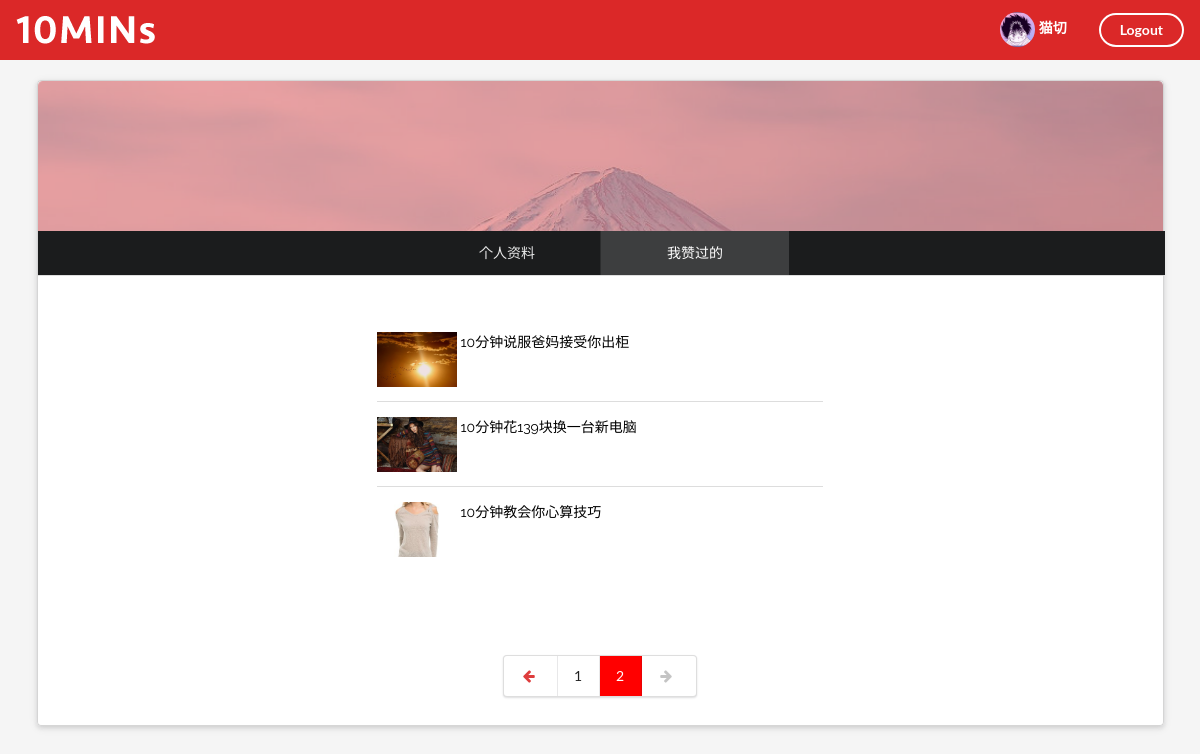
Page /mycollection/?page=2 (signed in) on the committed database.
### firstapp/models.py (models this page shows, shortened)
class UserProfile(models.Model):
    user = models.OneToOneField(to=User, related_name='profile')
    realname = models.CharField(default=None, blank=True, null=True, max_length=50)
    SEX_CHOICES = {
        ("female", "Female"),
        ("male", "Male"),
        ("xale", "Xale")
    }
    sex = models.CharField(choices=SEX_CHOICES, default="Xmale", max_length=20)
    avatar = models.FileField(default=None, blank=True, null=True, upload_to='upload')

class Article(models.Model):
    title = models.CharField(max_length=500)
    img = models.CharField(null=True, blank=True, max_length=250)
    content = models.TextField(null=True, blank=True)
    views = models.IntegerField(default=0)
    likes = models.IntegerField(default=0)
    createtime = models.DateField()
    collected_by = models.ManyToManyField(blank=True, to=UserProfile, related_name='under_collection')
    CAT_CHOICES = {
        ("all", "All"),
        ("new", "New"),
        ("editor", "Editor's")
    }
    category = models.CharField(choices=CAT_CHOICES, default="all", max_length=20)

### firstapp/views.py (the view)
# urls.py: url(r'^mycollection/$', mycollection, name="mycollection"),
def mycollection(request):
    if not request.user.is_authenticated:
        return redirect(to='index')
    u = request.user.profile
    collection_list = Article.objects.filter(collected_by=u)
    page_robot = Paginator(collection_list, 3)
    page_num = request.GET.get('page')
    try:
        collection_list = page_robot.page(page_num)
    except EmptyPage:
        collection_list = page_robot.page(page_robot.num_pages)
    except PageNotAnInteger:
        collection_list = page_robot.page(1)
    collection_list_last_index = collection_list.paginator.count % 3
    context = {}
    context["collection_list"] = collection_list
    return render(request, 'mycollection.html', context)

### firstapp/templates/mycollection.html (shortened to what this page needs)
{% load staticfiles %}
<!DOCTYPE html>
<html>
    <head>
        <link rel="stylesheet" href="{% static 'css/semantic.css' %}" media="screen" title="no title" charset="utf-8">
        <link rel="stylesheet" href="{% static 'css/myinfo.css' %}" media="screen" title="no title">
    </head>
    <body>
        <div class="ui inverted top fixed menu borderless red menu">
            <div class="header item">
                <div class="ui image">
                    <a href="{% url 'index' %}?cat=all">
                        <img src="{% static 'images/tenlogo.png' %}" alt="">
                    </a>
                </div>
            </div>
            <div class="right menu">
                <div class="item">
                    <h5 class="ui inverted header">
                            <div class="ui mini circular image">
                                <a href="{% url 'myinfo' %}">
                                    {% if request.user.profile.avatar %}
                                        <img src="/upload/{{ request.user.profile.avatar }}" alt="">
                                    {% else %}
                                        <img src="{% static 'images/default.png' %}" alt="">
                                    {% endif %}
                                </a>
                            </div>
                            <span>
                                {% if request.user.profile.realname %}
                                    {{ request.user.profile.realname }}
                                {% else %}
                                    {{ request.user.username }}
                                {% endif %}
                            </span>
                        </h5>
                </div>
                <div class="item">
                    <a href="{% url 'logout' %}" class="ui inverted circular button">Logout</a>
                </div>
            </div>
        </div>
        <div class="ui  raised container segments">
            <div class="ui head basic segment" style="background-image: url({% static 'images/bg.png' %});">
            </div>
            <div class="ui bottom inverted  six item attached menu">
                <div class="item">
                    <a href="{% url 'myinfo' %}">个人资料</a>
                </div>
                <div class="active item">
                    我赞过的
                </div>
            </div>
            <div class="ui butt segment">
                <div class="ui basic very padded segment container info" style="width:530px;">
                    {% if collection_list %}
                        {% for article in collection_list %}
                            <a href="/detail/{{ article.id }}/" style="color: black;">
                                <img class="ui top aligned tiny image" src="{{ article.img }}" style="width:80px;height:55px; object-fit: cover;">
                                <span>{{ article.title }}</span>
                                {% ifnotequal forloop.counter 3 %}
                                    <div class="ui divider"></div>
                                {% endifnotequal %}
                            </a>
                        {% endfor %}
                    {% else %}
                        <h3 style="color: #a5a5a5;position: absolute;top: 50%;left: 50%;transform: translateX(-50%) translateY(-25%);">你还没有赞过的呢！</h3>
                    {% endif %}
                </div>
                <div class="ui center aligned very padded vertical segment container">
                    <div class="ui pagination menu">
                        {% if collection_list.has_previous %}
                            <a href="?page={{ collection_list.previous_page_number }}" class="item">
                                <i class="icon red left arrow"></i>
                            </a>
                        {% else %}
                            <a href="?page={{ collection_list.start_index }}" class="disabled item">
                                <i class="icon left arrow"></i>
                            </a>
                        {% endif %}
                        {% for page_number in collection_list.paginator.page_range %}
                            {% ifequal page_number  collection_list.number %}
                                <a href="?page={{ page_number }}" class="active item" style="background-color: red; color:white">
                                    {{ page_number }}
                                </a>
                            {% else %}
                                <a href="?page={{ page_number }}" class=" item">
                                    {{ page_number }}
                                </a>
                            {% endifequal %}
                        {% endfor %}
                        {% if  collection_list.has_next %}
                            <a href="?page={{ collection_list.next_page_number }}" class="item">
                                <i class="icon red right arrow"></i>
                            </a>
                        {% else %}
                            <a href="?page={{ collection_list.paginator.num_pages }}" class="disabled item">
                                <i class="icon right arrow"></i>
                            </a>
                        {% endif %}
                    </div>
                </div>
            </div>
        </div>
    </body>
</html>

### firstapp/static/css/myinfo.css (style rules this page uses)
body { background-color: rgb(245, 245, 245); font-family: 'Raleway', sans-serif; }
.ui.raised.container.segments { margin-top: 80px; }
.ui.head.basic.segment { background-image: url('images/bg.png'); background-repeat: no-repeat; background-size: cover; height:150px; }
.ui.butt.segment { height:450px; }

### rows in the picture
Article: img (picture), title "10分钟说服爸妈接受你出柜"
Article: img (picture), title "10分钟花139块换一台新电脑"
Article: img (picture), title "10分钟教会你心算技巧"

### other values in the picture
{{ request.user.profile.realname }} "猫切"
{{ page_number }} "1"
{{ page_number }} "2"
